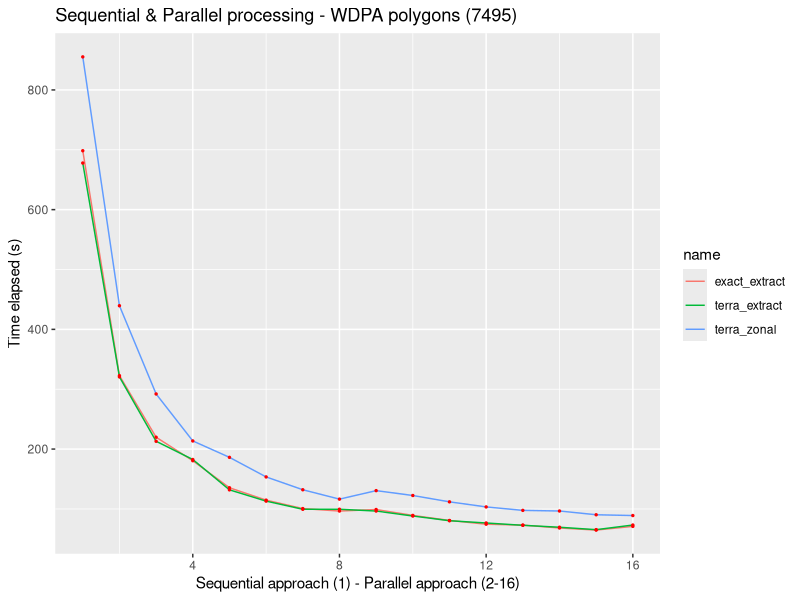
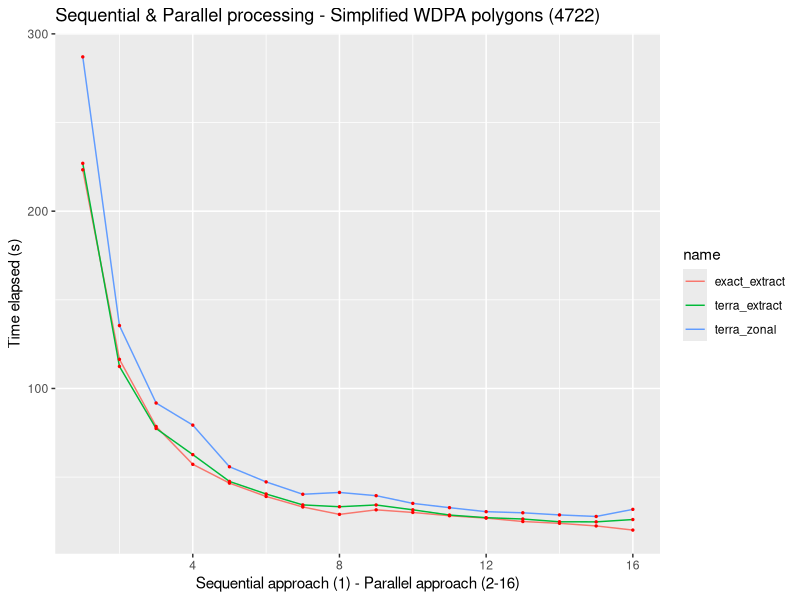
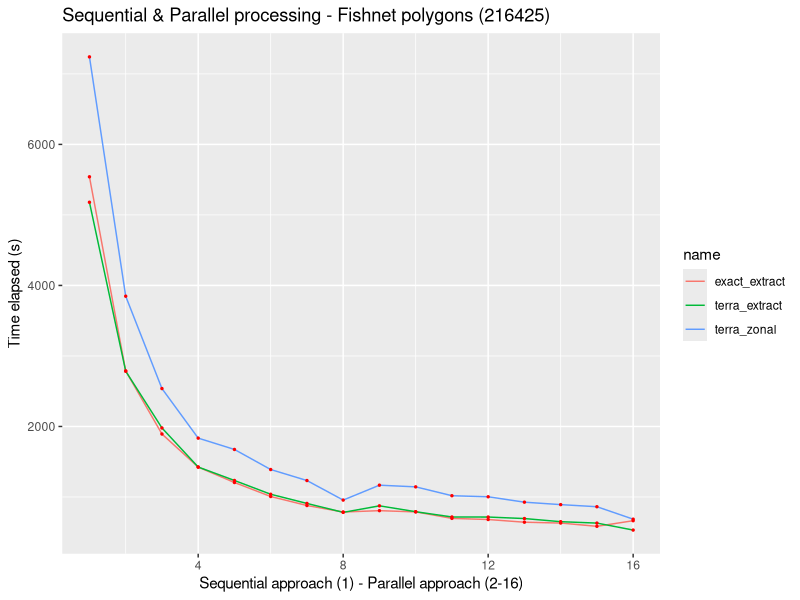
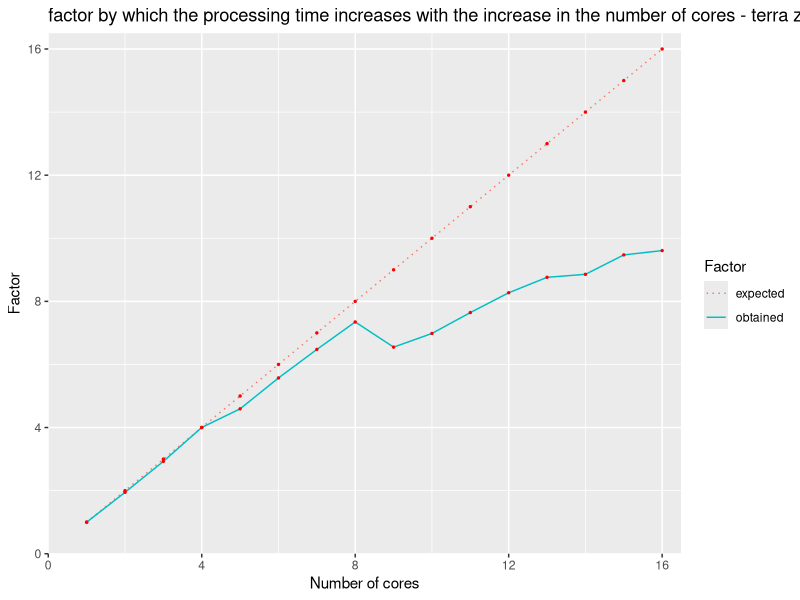
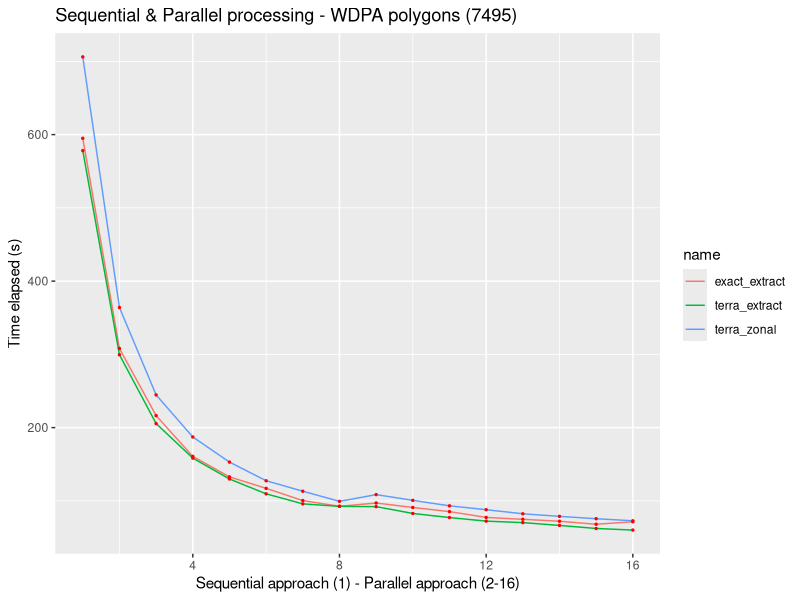
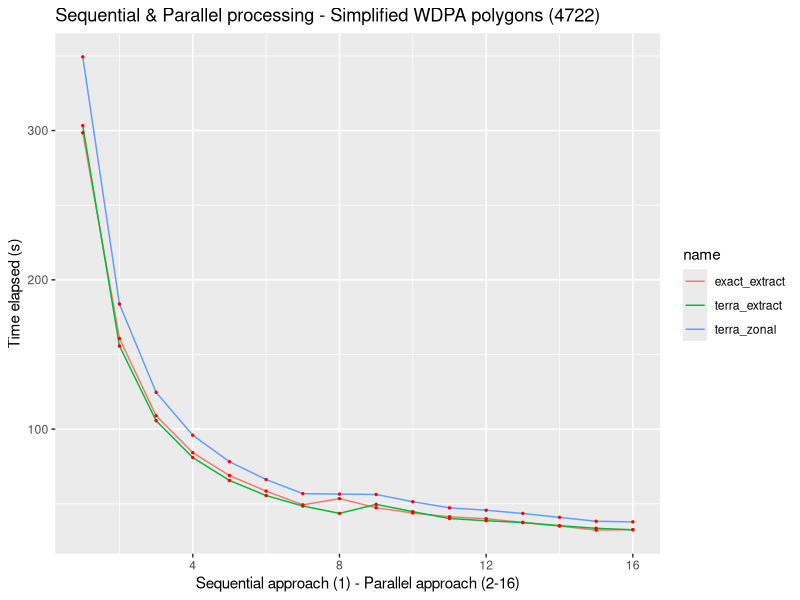
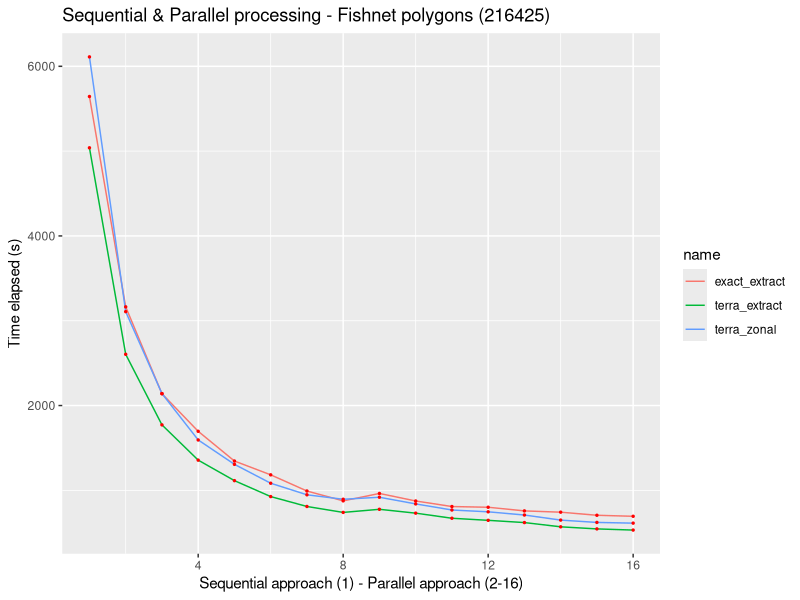
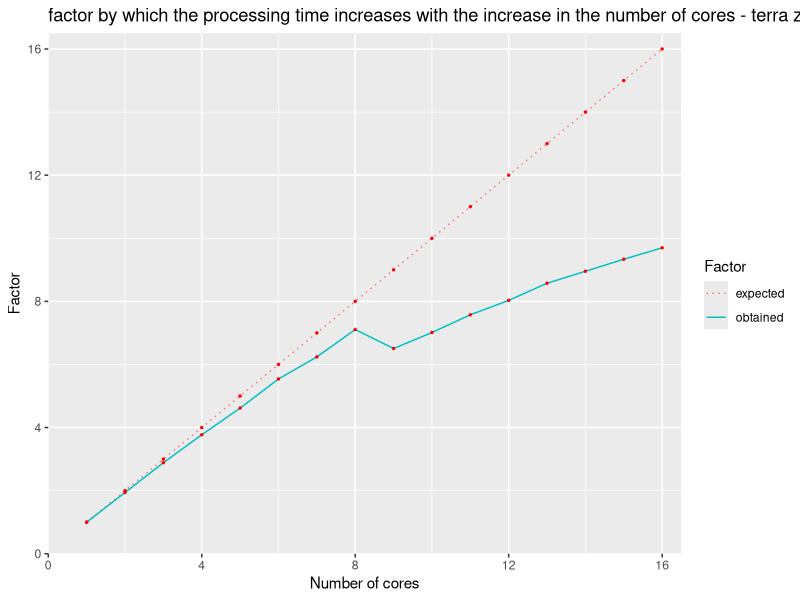

Generate these figures, in order, with R:
## ---- chunk 1
library(ggplot2)

# wdpa
data <-
  read.csv("data/results/mapme_biodiversity/traveltime_1-16_wdpa.csv")
long <- tidyr::pivot_longer(data,
                            cols = c("terra_zonal", "terra_extract", "exact_extract"))
acc_wdpa <- ggplot(long, aes(Cores, value)) +
  geom_line(aes(colour = name))+
  ylab("Time elapsed (s)")+
  xlab("Sequential approach (1) - Parallel approach (2-16)")+
  geom_point(colour = "red", size = 0.5)+
  ggtitle("Sequential & Parallel processing - WDPA polygons (7495)")

# simplified WDPA
data <-
  read.csv("data/results/mapme_biodiversity/traveltime_1-16_simplified.csv")
long <- tidyr::pivot_longer(data,
                            cols = c("terra_zonal", "terra_extract", "exact_extract"))
acc_simplified_wdpa <- ggplot(long, aes(Cores, value)) +
  geom_line(aes(colour = name))+
  ylab("Time elapsed (s)")+
  xlab("Sequential approach (1) - Parallel approach (2-16)")+
  geom_point(colour = "red", size = 0.5)+
  ggtitle("Sequential & Parallel processing - Simplified WDPA polygons (4722)")

# fishnets
data <-
  read.csv("data/results/mapme_biodiversity/traveltime_1-16_grids.csv")
long <- tidyr::pivot_longer(data,
                            cols = c("terra_zonal", "terra_extract", "exact_extract"))
acc_fishnets <- ggplot(long, aes(Cores, value)) +
  geom_line(aes(colour = name))+
  ylab("Time elapsed (s)")+
  xlab("Sequential approach (1) - Parallel approach (2-16)")+
  geom_point(colour = "red", size = 0.5)+
  ggtitle("Sequential & Parallel processing - Fishnet polygons (216425)")
## ---- chunk 2

acc_wdpa
## ---- chunk 3

acc_simplified_wdpa
## ---- chunk 4

acc_fishnets
## ---- chunk 5

library(dplyr)
orig.data <-
  read.csv("data/results/mapme_biodiversity/traveltime_1-16_wdpa.csv")
# change the df to the factor numbers
dftofct <- function(n) {

  fct <- orig.data[[2]][1]/orig.data[[2]][n]
  newdf <- data.frame(Cores = n,
                      obtained = fct,
                      expected = n)
}
listed <- lapply(1:16, dftofct)
final <- do.call(rbind, listed)

# create line plot from the final data
long <- tidyr::pivot_longer(final,
                            cols = c("expected", "obtained"))
# rename name to Factor
long <- long %>%
  rename(Factor = name)

fct_plot <- ggplot(long, aes(x = Cores, y = value, group = Factor)) +
  geom_line(aes(linetype = Factor, color = Factor)) +
  geom_point(colour = "red", size = 0.5) +
  scale_linetype_manual(values = c("dotted", "solid")) +
  ggtitle("factor by which the processing time increases with the increase in the number of cores - terra zonal") +
  ylab("Factor") +
  xlab("Number of cores") +
  scale_x_continuous(expand = c(0, 0), limits = c(0, 16.5)) +
  scale_y_continuous(expand = c(0, 0), limits = c(0, 16.5))
## ---- chunk 6

fct_plot
## ---- chunk 7
library(ggplot2)

# wdpa
data <-
  read.csv("data/results/mapme_biodiversity/worldpop_1-16_wdpa.csv")
long <- tidyr::pivot_longer(data,
                            cols = c("terra_zonal", "terra_extract", "exact_extract"))
wp_wdpa <- ggplot(long, aes(Cores, value)) +
  geom_line(aes(colour = name))+
  ylab("Time elapsed (s)")+
  xlab("Sequential approach (1) - Parallel approach (2-16)")+
  geom_point(colour = "red", size = 0.5)+
  ggtitle("Sequential & Parallel processing - WDPA polygons (7495)")

# simplified WDPA
data <-
  read.csv("data/results/mapme_biodiversity/worldpop_1-16_simplified.csv")
long <- tidyr::pivot_longer(data,
                            cols = c("terra_zonal", "terra_extract", "exact_extract"))
wp_simplified_wdpa <- ggplot(long, aes(Cores, value)) +
  geom_line(aes(colour = name))+
  ylab("Time elapsed (s)")+
  xlab("Sequential approach (1) - Parallel approach (2-16)")+
  geom_point(colour = "red", size = 0.5)+
  ggtitle("Sequential & Parallel processing - Simplified WDPA polygons (4722)")

# fishnets
data <-
  read.csv("data/results/mapme_biodiversity/worldpop_1-16_grids.csv")
long <- tidyr::pivot_longer(data,
                            cols = c("terra_zonal", "terra_extract", "exact_extract"))
wp_fishnets <- ggplot(long, aes(Cores, value)) +
  geom_line(aes(colour = name))+
  ylab("Time elapsed (s)")+
  xlab("Sequential approach (1) - Parallel approach (2-16)")+
  geom_point(colour = "red", size = 0.5)+
  ggtitle("Sequential & Parallel processing - Fishnet polygons (216425)")
## ---- chunk 8

wp_wdpa
## ---- chunk 9

wp_simplified_wdpa
## ---- chunk 10

wp_fishnets
## ---- chunk 11

library(dplyr)
orig.data <-
  read.csv("data/results/mapme_biodiversity/worldpop_1-16_wdpa.csv")
# change the df to the factor numbers
dftofct <- function(n) {

  fct <- orig.data[[2]][1]/orig.data[[2]][n]
  newdf <- data.frame(Cores = n,
                      obtained = fct,
                      expected = n)
}
listed <- lapply(1:16, dftofct)
final <- do.call(rbind, listed)

# create line plot from the final data
long <- tidyr::pivot_longer(final,
                            cols = c("expected", "obtained"))
# rename name to Factor
long <- long %>%
  rename(Factor = name)

fct_plot2 <- ggplot(long, aes(x = Cores, y = value, group = Factor)) +
  geom_line(aes(linetype = Factor, color = Factor)) +
  geom_point(colour = "red", size = 0.5) +
  scale_linetype_manual(values = c("dotted", "solid")) +
  ggtitle("factor by which the processing time increases with the increase in the number of cores - terra zonal") +
  ylab("Factor") +
  xlab("Number of cores") +
  scale_x_continuous(expand = c(0, 0), limits = c(0, 16.5)) +
  scale_y_continuous(expand = c(0, 0), limits = c(0, 16.5))
## ---- chunk 12

fct_plot2
